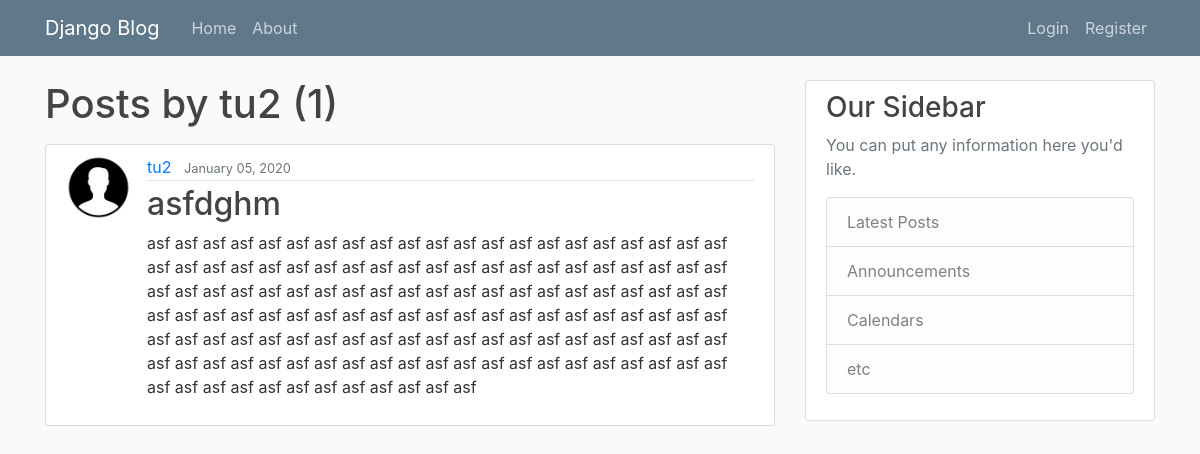
The app's page /user/tu2 with its own data.
### blog/models.py (models this page shows, shortened)
class Post(models.Model):
    title = models.CharField(max_length=100)
    content = models.TextField()
    date_posted = models.DateTimeField(default=timezone.now)
    author = models.ForeignKey(User, on_delete=models.CASCADE)

### users/models.py (models this page shows, shortened)
class Profile(models.Model):
    user = models.OneToOneField(User, on_delete=models.CASCADE)
    image = models.ImageField(default='default.jpg', upload_to='profile_pics')

### blog/views.py (the view)
# urls.py: path('user/<str:username>', UserPostListView.as_view(), name='user-posts'),
class UserPostListView(ListView):
    model = Post
    template_name = 'blog/user_posts.html' # <app>/<model>_<viewtype>.html
    context_object_name = 'posts'
    paginate_by = 5
    def get_queryset(self):
        user = get_object_or_404(User, username=self.kwargs.get('username'))
        return Post.objects.filter(author=user).order_by('-date_posted')

### blog/templates/blog/user_posts.html (shortened to what this page needs)
{% extends "blog/base.html"%}
{%block content%}
    <h1 class="mb-3" >Posts by {{view.kwargs.username}} ({{ page_obj.paginator.count }}) </h1>
    {% for post in posts %}
        <article class="media content-section">
            <img class="rounded-circle article-img" src="{{ post.author.profile.image.url }}" >
            <div class="media-body">
                <div class="article-metadata">
                    <a class="mr-2" href="{% url 'user-posts' post.author.username %}">{{ post.author }}</a>
                    <small class="text-muted">{{ post.date_posted|date:"F d, Y" }}</small>
                </div>
                <h2><a class="article-title" href="{% url 'post-detail' post.id %}">{{ post.title }}</a></h2>
                <p class="article-content">{{ post.content }}</p>
            </div>
        </article>
    {% endfor %}
{%endblock content%}

### blog/static/blog/main.css (style rules this page uses)
body { background: #fafafa; color: #333333; margin-top: 5rem; }
h1, h2, h3, h4, h5, h6 { color: #444444; }
.content-section { background: #ffffff; padding: 10px 20px; border: 1px solid #dddddd; border-radius: 3px; margin-bottom: 20px; }
.article-title { color: #444444; }
.article-content { white-space: pre-line; }
.article-img { height: 65px; width: 65px; margin-right: 16px; }
.article-metadata { padding-bottom: 1px; margin-bottom: 4px; border-bottom: 1px solid #e3e3e3 }

### records on screen
Post: author.profile.image (placeholder picture), author "tu2", date_posted "January 05, 2020", title "asfdghm", content "asf asf asf asf asf asf asf asf asf asf asf asf asf asf asf asf asf asf asf asf asf asf asf asf asf asf asf asf asf asf asf asf asf asf asf asf asf asf asf asf asf asf asf asf asf asf asf asf asf asf asf asf asf asf asf asf asf asf asf asf asf asf asf asf asf asf asf asf asf asf asf asf asf asf asf asf asf asf asf asf asf asf asf asf asf asf asf asf asf asf asf asf asf asf asf asf asf asf asf asf asf asf asf asf asf asf asf asf asf asf asf asf asf asf asf asf asf asf asf asf asf asf asf asf asf asf asf asf asf asf asf asf asf asf asf asf asf asf"

### other values on screen
{{ view.kwargs.username }} "tu2"
{{ page_obj.paginator.count }} "1"
